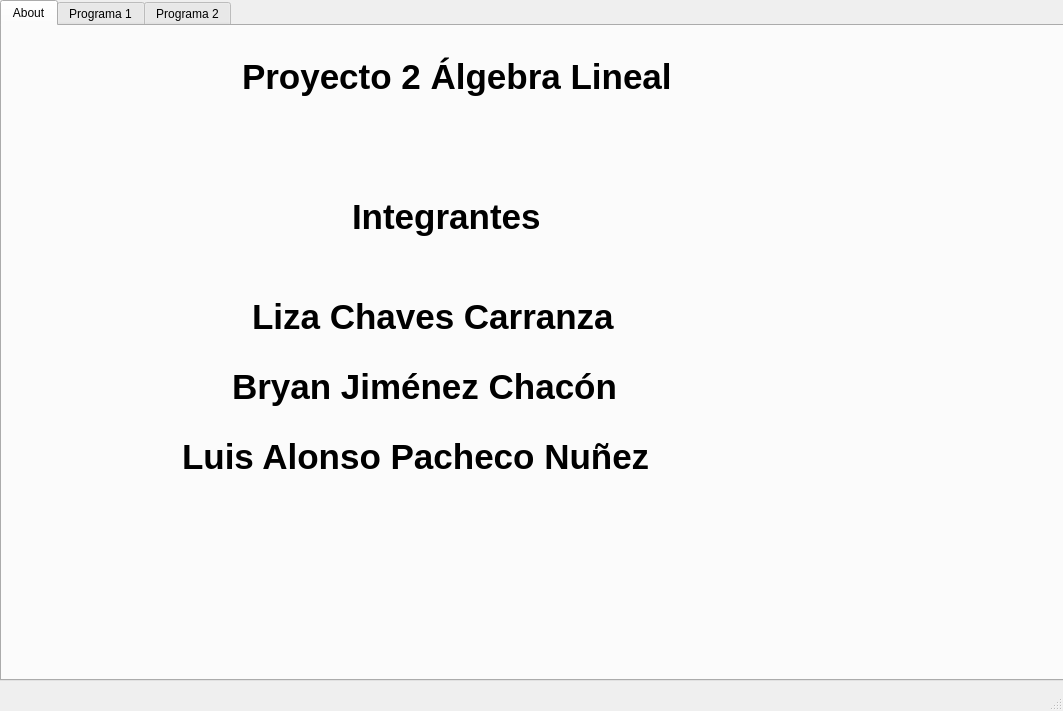
<?xml version="1.0" encoding="UTF-8"?>
<ui version="4.0">
 <class>MainWindow</class>
 <widget class="QMainWindow" name="MainWindow">
  <property name="geometry">
   <rect>
    <x>0</x>
    <y>0</y>
    <width>1063</width>
    <height>711</height>
   </rect>
  </property>
  <property name="windowTitle">
   <string>MainWindow</string>
  </property>
  <widget class="QWidget" name="centralwidget">
   <widget class="QTabWidget" name="tabWidget">
    <property name="geometry">
     <rect>
      <x>0</x>
      <y>0</y>
      <width>1351</width>
      <height>681</height>
     </rect>
    </property>
    <property name="sizePolicy">
     <sizepolicy hsizetype="Expanding" vsizetype="Expanding">
      <horstretch>1</horstretch>
      <verstretch>0</verstretch>
     </sizepolicy>
    </property>
    <property name="currentIndex">
     <number>0</number>
    </property>
    <widget class="QWidget" name="tab">
     <attribute name="title">
      <string>About</string>
     </attribute>
     <widget class="QLabel" name="label_4">
      <property name="geometry">
       <rect>
        <x>240</x>
        <y>10</y>
        <width>661</width>
        <height>81</height>
       </rect>
      </property>
      <property name="font">
       <font>
        <pointsize>26</pointsize>
        <weight>75</weight>
        <bold>true</bold>
       </font>
      </property>
      <property name="text">
       <string>Proyecto 2 Álgebra Lineal</string>
      </property>
      <property name="scaledContents">
       <bool>false</bool>
      </property>
     </widget>
     <widget class="QLabel" name="label_17">
      <property name="geometry">
       <rect>
        <x>350</x>
        <y>150</y>
        <width>661</width>
        <height>81</height>
       </rect>
      </property>
      <property name="font">
       <font>
        <pointsize>26</pointsize>
        <weight>75</weight>
        <bold>true</bold>
       </font>
      </property>
      <property name="text">
       <string>Integrantes</string>
      </property>
      <property name="scaledContents">
       <bool>false</bool>
      </property>
     </widget>
     <widget class="QLabel" name="label_19">
      <property name="geometry">
       <rect>
        <x>250</x>
        <y>250</y>
        <width>661</width>
        <height>81</height>
       </rect>
      </property>
      <property name="font">
       <font>
        <pointsize>26</pointsize>
        <weight>75</weight>
        <bold>true</bold>
       </font>
      </property>
      <property name="text">
       <string>Liza Chaves Carranza</string>
      </property>
      <property name="scaledContents">
       <bool>false</bool>
      </property>
     </widget>
     <widget class="QLabel" name="label_20">
      <property name="geometry">
       <rect>
        <x>230</x>
        <y>320</y>
        <width>661</width>
        <height>81</height>
       </rect>
      </property>
      <property name="font">
       <font>
        <pointsize>26</pointsize>
        <weight>75</weight>
        <bold>true</bold>
       </font>
      </property>
      <property name="text">
       <string>Bryan Jiménez Chacón</string>
      </property>
      <property name="scaledContents">
       <bool>false</bool>
      </property>
     </widget>
     <widget class="QLabel" name="label_21">
      <property name="geometry">
       <rect>
        <x>180</x>
        <y>390</y>
        <width>661</width>
        <height>81</height>
       </rect>
      </property>
      <property name="font">
       <font>
        <pointsize>26</pointsize>
        <weight>75</weight>
        <bold>true</bold>
       </font>
      </property>
      <property name="text">
       <string>Luis Alonso Pacheco Nuñez</string>
      </property>
      <property name="scaledContents">
       <bool>false</bool>
      </property>
     </widget>
    </widget>
    <widget class="QWidget" name="TabP1">
     <attribute name="title">
      <string>Programa 1</string>
     </attribute>
     <widget class="QLabel" name="label_2">
      <property name="geometry">
       <rect>
        <x>420</x>
        <y>-10</y>
        <width>331</width>
        <height>101</height>
       </rect>
      </property>
      <property name="font">
       <font>
        <pointsize>26</pointsize>
        <weight>75</weight>
        <bold>true</bold>
       </font>
      </property>
      <property name="text">
       <string>Programa 1</string>
      </property>
      <property name="scaledContents">
       <bool>false</bool>
      </property>
     </widget>
     <widget class="QLabel" name="nombreCantidadCarreteras">
      <property name="geometry">
       <rect>
        <x>40</x>
        <y>90</y>
        <width>551</width>
        <height>31</height>
       </rect>
      </property>
      <property name="font">
       <font>
        <pointsize>10</pointsize>
       </font>
      </property>
      <property name="text">
       <string>1. Digite los vectores de las bases bases B y  B'  Ej: (a,b,c)</string>
      </property>
     </widget>
     <widget class="QScrollArea" name="scrollArea">
      <property name="geometry">
       <rect>
        <x>680</x>
        <y>90</y>
        <width>321</width>
        <height>281</height>
       </rect>
      </property>
      <property name="widgetResizable">
       <bool>true</bool>
      </property>
      <widget class="QWidget" name="scrollAreaWidgetContents">
       <property name="geometry">
        <rect>
         <x>0</x>
         <y>0</y>
         <width>319</width>
         <height>279</height>
        </rect>
       </property>
       <widget class="QLabel" name="nombreCantidadCarreteras_4">
        <property name="geometry">
         <rect>
          <x>10</x>
          <y>10</y>
          <width>301</width>
          <height>31</height>
         </rect>
        </property>
        <property name="font">
         <font>
          <pointsize>10</pointsize>
         </font>
        </property>
        <property name="text">
         <string>Matrices de Transición B y B'</string>
        </property>
        <property name="alignment">
         <set>Qt::AlignCenter</set>
        </property>
       </widget>
      </widget>
     </widget>
     <widget class="QTableWidget" name="tableWidgetRutas">
      <property name="geometry">
       <rect>
        <x>170</x>
        <y>130</y>
        <width>431</width>
        <height>111</height>
       </rect>
      </property>
      <property name="alternatingRowColors">
       <bool>true</bool>
      </property>
      <row>
       <property name="text">
        <string>B</string>
       </property>
      </row>
      <row>
       <property name="text">
        <string>B'</string>
       </property>
      </row>
      <column>
       <property name="text">
        <string>Vector a</string>
       </property>
       <property name="font">
        <font>
         <underline>true</underline>
        </font>
       </property>
       <property name="textAlignment">
        <set>AlignCenter</set>
       </property>
      </column>
      <column>
       <property name="text">
        <string>Vector b</string>
       </property>
       <property name="font">
        <font>
         <underline>true</underline>
        </font>
       </property>
       <property name="textAlignment">
        <set>AlignCenter</set>
       </property>
      </column>
      <column>
       <property name="text">
        <string>Vector c</string>
       </property>
       <property name="font">
        <font>
         <underline>true</underline>
        </font>
       </property>
       <property name="textAlignment">
        <set>AlignCenter</set>
       </property>
      </column>
     </widget>
     <widget class="QLabel" name="nombreCantidadCarreteras_2">
      <property name="geometry">
       <rect>
        <x>50</x>
        <y>260</y>
        <width>371</width>
        <height>31</height>
       </rect>
      </property>
      <property name="font">
       <font>
        <pointsize>10</pointsize>
       </font>
      </property>
      <property name="text">
       <string>2. Digite un vector u de R3</string>
      </property>
     </widget>
     <widget class="QTableWidget" name="tableWidgetRutas_2">
      <property name="geometry">
       <rect>
        <x>170</x>
        <y>300</y>
        <width>431</width>
        <height>71</height>
       </rect>
      </property>
      <property name="alternatingRowColors">
       <bool>true</bool>
      </property>
      <row>
       <property name="text">
        <string>u</string>
       </property>
      </row>
      <column>
       <property name="text">
        <string>Elemento a</string>
       </property>
       <property name="font">
        <font>
         <underline>true</underline>
        </font>
       </property>
       <property name="textAlignment">
        <set>AlignCenter</set>
       </property>
      </column>
      <column>
       <property name="text">
        <string>Elemento b</string>
       </property>
       <property name="font">
        <font>
         <underline>true</underline>
        </font>
       </property>
       <property name="textAlignment">
        <set>AlignCenter</set>
       </property>
      </column>
      <column>
       <property name="text">
        <string>Elemento c</string>
       </property>
       <property name="font">
        <font>
         <underline>true</underline>
        </font>
       </property>
       <property name="textAlignment">
        <set>AlignCenter</set>
       </property>
      </column>
     </widget>
     <widget class="QScrollArea" name="scrollArea_3">
      <property name="geometry">
       <rect>
        <x>30</x>
        <y>390</y>
        <width>971</width>
        <height>191</height>
       </rect>
      </property>
      <property name="widgetResizable">
       <bool>true</bool>
      </property>
      <widget class="QWidget" name="scrollAreaWidgetContents_3">
       <property name="geometry">
        <rect>
         <x>0</x>
         <y>0</y>
         <width>969</width>
         <height>189</height>
        </rect>
       </property>
       <widget class="QLabel" name="nombreCantidadCarreteras_6">
        <property name="geometry">
         <rect>
          <x>10</x>
          <y>10</y>
          <width>411</width>
          <height>31</height>
         </rect>
        </property>
        <property name="font">
         <font>
          <pointsize>10</pointsize>
         </font>
        </property>
        <property name="text">
         <string>Vector u como Combinacion Lineal de B y B'</string>
        </property>
        <property name="alignment">
         <set>Qt::AlignCenter</set>
        </property>
       </widget>
      </widget>
     </widget>
    </widget>
    <widget class="QWidget" name="TapP2">
     <attribute name="title">
      <string>Programa 2</string>
     </attribute>
     <widget class="QLabel" name="label_3">
      <property name="geometry">
       <rect>
        <x>420</x>
        <y>-10</y>
        <width>351</width>
        <height>101</height>
       </rect>
      </property>
      <property name="font">
       <font>
        <pointsize>26</pointsize>
        <weight>75</weight>
        <bold>true</bold>
       </font>
      </property>
      <property name="text">
       <string>Programa 2</string>
      </property>
      <property name="scaledContents">
       <bool>false</bool>
      </property>
     </widget>
     <widget class="QTableWidget" name="tableWidgetRutas_3">
      <property name="geometry">
       <rect>
        <x>180</x>
        <y>170</y>
        <width>341</width>
        <height>71</height>
       </rect>
      </property>
      <property name="alternatingRowColors">
       <bool>true</bool>
      </property>
      <row>
       <property name="text">
        <string>Base de R2</string>
       </property>
      </row>
      <column>
       <property name="text">
        <string>Vector a</string>
       </property>
       <property name="font">
        <font>
         <underline>true</underline>
        </font>
       </property>
       <property name="textAlignment">
        <set>AlignCenter</set>
       </property>
      </column>
      <column>
       <property name="text">
        <string>Vector b</string>
       </property>
       <property name="font">
        <font>
         <underline>true</underline>
        </font>
       </property>
       <property name="textAlignment">
        <set>AlignCenter</set>
       </property>
      </column>
     </widget>
     <widget class="QLabel" name="nombreCantidadCarreteras_3">
      <property name="geometry">
       <rect>
        <x>60</x>
        <y>100</y>
        <width>371</width>
        <height>31</height>
       </rect>
      </property>
      <property name="font">
       <font>
        <pointsize>10</pointsize>
       </font>
      </property>
      <property name="text">
       <string>1.Ingrese la base de R2</string>
      </property>
     </widget>
     <widget class="QTableWidget" name="tableWidgetRutas_4">
      <property name="geometry">
       <rect>
        <x>120</x>
        <y>390</y>
        <width>471</width>
        <height>71</height>
       </rect>
      </property>
      <property name="alternatingRowColors">
       <bool>true</bool>
      </property>
      <row>
       <property name="text">
        <string>Base de R3</string>
       </property>
      </row>
      <column>
       <property name="text">
        <string>Vector a</string>
       </property>
       <property name="font">
        <font>
         <underline>true</underline>
        </font>
       </property>
       <property name="textAlignment">
        <set>AlignCenter</set>
       </property>
      </column>
      <column>
       <property name="text">
        <string>Vector b</string>
       </property>
       <property name="font">
        <font>
         <underline>true</underline>
        </font>
       </property>
       <property name="textAlignment">
        <set>AlignCenter</set>
       </property>
      </column>
      <column>
       <property name="text">
        <string>Vector c</string>
       </property>
       <property name="font">
        <font>
         <underline>true</underline>
        </font>
       </property>
       <property name="textAlignment">
        <set>AlignCenter</set>
       </property>
      </column>
     </widget>
     <widget class="QLabel" name="nombreCantidadCarreteras_5">
      <property name="geometry">
       <rect>
        <x>60</x>
        <y>340</y>
        <width>371</width>
        <height>31</height>
       </rect>
      </property>
      <property name="font">
       <font>
        <pointsize>10</pointsize>
       </font>
      </property>
      <property name="text">
       <string>2.Ingrese la base de R3</string>
      </property>
     </widget>
     <widget class="QScrollArea" name="scrollArea_2">
      <property name="geometry">
       <rect>
        <x>680</x>
        <y>60</y>
        <width>321</width>
        <height>281</height>
       </rect>
      </property>
      <property name="widgetResizable">
       <bool>true</bool>
      </property>
      <widget class="QWidget" name="scrollAreaWidgetContents_2">
       <property name="geometry">
        <rect>
         <x>0</x>
         <y>0</y>
         <width>319</width>
         <height>279</height>
        </rect>
       </property>
       <widget class="QLabel" name="nombreCantidadCarreteras_7">
        <property name="geometry">
         <rect>
          <x>10</x>
          <y>10</y>
          <width>301</width>
          <height>31</height>
         </rect>
        </property>
        <property name="font">
         <font>
          <pointsize>10</pointsize>
         </font>
        </property>
        <property name="text">
         <string>Base Ortonormal de R2</string>
        </property>
        <property name="alignment">
         <set>Qt::AlignCenter</set>
        </property>
       </widget>
      </widget>
     </widget>
     <widget class="QScrollArea" name="scrollArea_4">
      <property name="geometry">
       <rect>
        <x>680</x>
        <y>350</y>
        <width>321</width>
        <height>281</height>
       </rect>
      </property>
      <property name="widgetResizable">
       <bool>true</bool>
      </property>
      <widget class="QWidget" name="scrollAreaWidgetContents_4">
       <property name="geometry">
        <rect>
         <x>0</x>
         <y>0</y>
         <width>319</width>
         <height>279</height>
        </rect>
       </property>
       <widget class="QLabel" name="nombreCantidadCarreteras_8">
        <property name="geometry">
         <rect>
          <x>10</x>
          <y>10</y>
          <width>301</width>
          <height>31</height>
         </rect>
        </property>
        <property name="font">
         <font>
          <pointsize>10</pointsize>
         </font>
        </property>
        <property name="text">
         <string>Base Ortonormal de R3</string>
        </property>
        <property name="alignment">
         <set>Qt::AlignCenter</set>
        </property>
       </widget>
      </widget>
     </widget>
    </widget>
   </widget>
  </widget>
  <widget class="QStatusBar" name="statusbar"/>
 </widget>
 <resources/>
 <connections/>
</ui>
